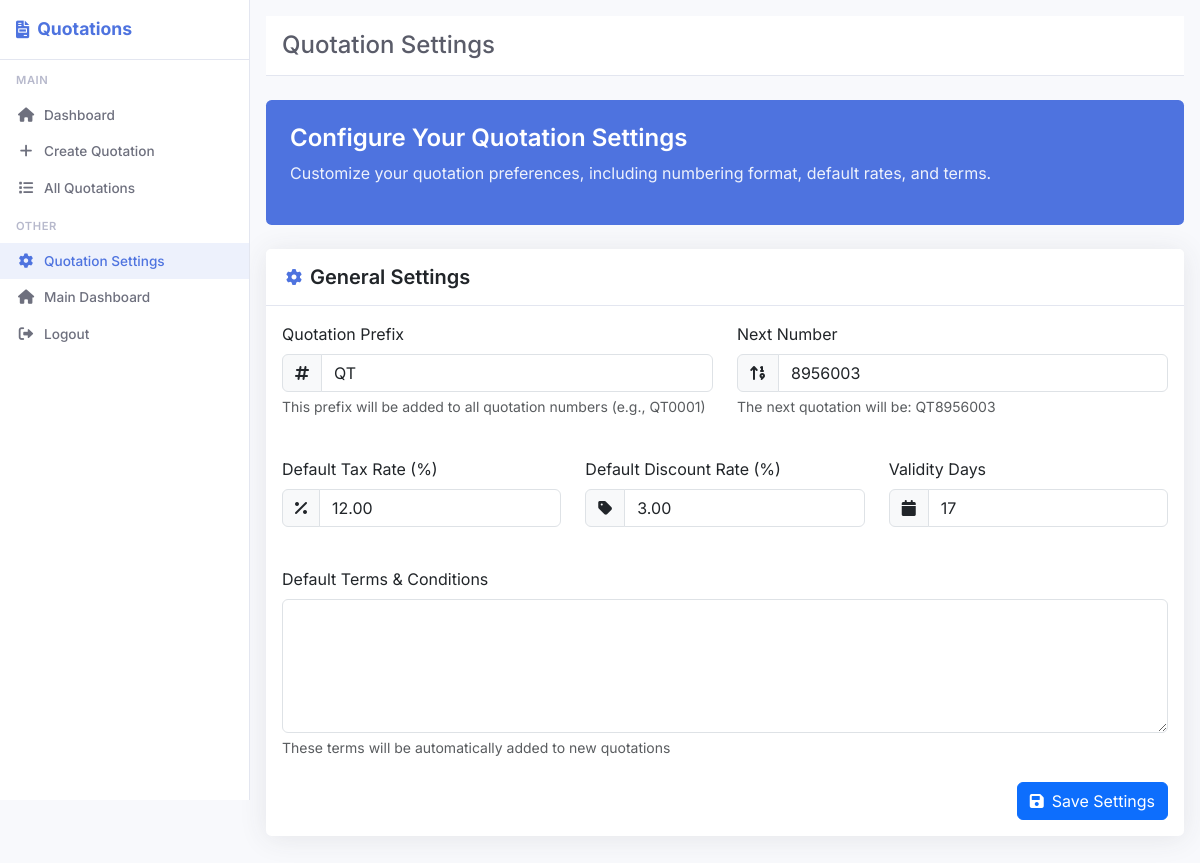
The app's page /invoice_management_project/quotation/quotation_settings.php (signed in) with its own data.
### tables this page shows
CREATE TABLE IF NOT EXISTS `quotation_settings` (
    `setting_id` int(11) NOT NULL AUTO_INCREMENT,
    `company_id` int(11) NOT NULL,
    `default_tax_rate` decimal(5,2) DEFAULT 0.00,
    `default_discount_rate` decimal(5,2) DEFAULT 0.00,
    `default_terms` text DEFAULT NULL,
    `quotation_prefix` varchar(10) DEFAULT 'QT',
    `next_number` int(11) DEFAULT 1,
    `validity_days` int(11) DEFAULT 30,
    PRIMARY KEY (`setting_id`),
    UNIQUE KEY `company_id` (`company_id`),
    CONSTRAINT `quotation_settings_fk` FOREIGN KEY (`company_id`) REFERENCES `company_master` (`company_id`) ON DELETE CASCADE
);

### invoice_management_project/quotation/quotation_settings.php (the view, shortened to what this page needs)
<?php
require_once('../config/database.php');
$user_id = $_SESSION['user_id'];
$stmt = $conn->prepare("SELECT * FROM company_master WHERE user_id = ?");
$stmt->bind_param("i", $user_id);
$stmt->execute();
$result = $stmt->get_result();
$company = $result->fetch_assoc();
$stmt = $conn->prepare("SELECT * FROM quotation_settings WHERE company_id = ?");
$stmt->bind_param("i", $company['company_id']);
$stmt->execute();
$result = $stmt->get_result();
$settings = $result->fetch_assoc();
?>
<!DOCTYPE html>
<html lang="en">
<head>
    <link href="https://cdn.jsdelivr.net/npm/bootstrap@5.3.0/dist/css/bootstrap.min.css" rel="stylesheet">
    <link rel="stylesheet" href="https://cdnjs.cloudflare.com/ajax/libs/font-awesome/6.0.0/css/all.min.css">
</head>
<body>
    <div class="wrapper">
        <div class="sidebar">
            <div class="sidebar-brand">
                <i class="fas fa-file-invoice me-2"></i>
                <span>Quotations</span>
            </div>
            <div class="nav flex-column">
                <div class="sidebar-heading">MAIN</div>
                <a href="index.php" class="nav-link">
                    <i class="fas fa-home"></i> Dashboard
                </a>
                <a href="create_quotation.php" class="nav-link">
                    <i class="fas fa-plus"></i> Create Quotation
                </a>
                <a href="list_quotations.php" class="nav-link">
                    <i class="fas fa-list"></i> All Quotations
                </a>
                <div class="sidebar-heading">OTHER</div>
                <a href="quotation_settings.php" class="nav-link active">
                    <i class="fas fa-cog"></i> Quotation Settings
                </a>
                <a href="../dashboard.php" class="nav-link">
                    <i class="fas fa-home"></i> Main Dashboard
                </a>
                <a href="../logout.php" class="nav-link">
                    <i class="fas fa-sign-out-alt"></i> Logout
                </a>
            </div>
        </div>
        <div class="content">
            <div class="topbar">
                <div>
                    <h4 class="mb-0">Quotation Settings</h4>
                </div>
            </div>
            <div class="welcome-card">
                <h4>Configure Your Quotation Settings</h4>
                <p>Customize your quotation preferences, including numbering format, default rates, and terms.</p>
            </div>
            <div class="card">
                <div class="card-header">
                    <i class="fas fa-cog"></i>
                    <h5>General Settings</h5>
                </div>
                <div class="card-body">
                    <form method="POST" class="needs-validation" novalidate>
                        <div class="row mb-4">
                            <div class="col-md-6">
                                <div class="mb-3">
                                    <label class="form-label">Quotation Prefix</label>
                                    <div class="input-group">
                                        <span class="input-group-text">
                                            <i class="fas fa-hashtag"></i>
                                        </span>
                                        <input type="text" name="quotation_prefix" class="form-control"
                                               value="<?= htmlspecialchars($settings['quotation_prefix']) ?>" required>
                                    </div>
                                    <div class="form-text">This prefix will be added to all quotation numbers (e.g., QT0001)</div>
                                </div>
                            </div>
                            <div class="col-md-6">
                                <div class="mb-3">
                                    <label class="form-label">Next Number</label>
                                    <div class="input-group">
                                        <span class="input-group-text">
                                            <i class="fas fa-sort-numeric-up"></i>
                                        </span>
                                        <input type="number" name="next_number" class="form-control"
                                               value="<?= htmlspecialchars($settings['next_number']) ?>" required min="1">
                                    </div>
                                    <div class="form-text">The next quotation will be: <?= htmlspecialchars($settings['quotation_prefix']) . str_pad($settings['next_number'], 4, '0', STR_PAD_LEFT) ?></div>
                                </div>
                            </div>
                        </div>
                        <div class="row mb-4">
                            <div class="col-md-4">
                                <div class="mb-3">
                                    <label class="form-label">Default Tax Rate (%)</label>
                                    <div class="input-group">
                                        <span class="input-group-text">
                                            <i class="fas fa-percent"></i>
                                        </span>
                                        <input type="number" name="default_tax_rate" class="form-control"
                                               value="<?= htmlspecialchars($settings['default_tax_rate']) ?>"
                                               step="0.01" min="0" max="100" required>
                                    </div>
                                </div>
                            </div>
                            <div class="col-md-4">
                                <div class="mb-3">
                                    <label class="form-label">Default Discount Rate (%)</label>
                                    <div class="input-group">
                                        <span class="input-group-text">
                                            <i class="fas fa-tag"></i>
                                        </span>
                                        <input type="number" name="default_discount_rate" class="form-control"
                                               value="<?= htmlspecialchars($settings['default_discount_rate']) ?>"
                                               step="0.01" min="0" max="100" required>
                                    </div>
                                </div>
                            </div>
                            <div class="col-md-4">
                                <div class="mb-3">
                                    <label class="form-label">Validity Days</label>
                                    <div class="input-group">
                                        <span class="input-group-text">
                                            <i class="fas fa-calendar"></i>
                                        </span>
                                        <input type="number" name="validity_days" class="form-control"
                                               value="<?= htmlspecialchars($settings['validity_days']) ?>"
                                               min="1" required>
                                    </div>
                                </div>
                            </div>
                        </div>
                        <div class="mb-4">
                            <label class="form-label">Default Terms & Conditions</label>
                            <textarea name="default_terms" class="form-control" rows="5"><?= htmlspecialchars($settings['default_terms']) ?></textarea>
                            <div class="form-text">These terms will be automatically added to new quotations</div>
                        </div>
                        <div class="text-end">
                            <button type="submit" class="btn btn-primary">
                                <i class="fas fa-save me-2"></i>Save Settings
                            </button>
                        </div>
                    </form>
                </div>
            </div>
        </div>
    </div>
</body>
</html>

### invoice_management_project/quotation/quotation_settings.php (style rules this page uses)
:root { --primary-color: #4e73df; --secondary-color: #1cc88a; --bg-light: #f8f9fc; --border-radius: 0.35rem; }
body { background-color: var(--bg-light); font-family: 'Inter', sans-serif; color: #5a5c69; }
.wrapper { display: flex; min-height: 100vh; }
.sidebar { width: 250px; background: white; border-right: 1px solid #e3e6f0; position: fixed; height: 100vh; z-index: 1000; }
.content { flex: 1; margin-left: 250px; padding: 1rem; }
.sidebar-brand { height: 60px; display: flex; align-items: center; padding-left: 1rem; font-size: 1.1rem; font-weight: 700; color: var(--primary-color); border-bottom: 1px solid #e3e6f0; }
.sidebar-heading { color: #b7b9cc; font-size: 0.7rem; font-weight: 600; padding: 0.75rem 1rem 0.5rem; text-transform: uppercase; letter-spacing: 0.05em; }
.nav-link { display: flex; align-items: center; padding: 0.5rem 1rem; color: #6e707e; font-weight: 500; font-size: 0.85rem; }
.nav-link i { margin-right: 0.5rem; width: 1.25rem; font-size: 0.9rem; text-align: center; }
.nav-link.active, .nav-link:hover { color: var(--primary-color); background-color: rgba(78, 115, 223, 0.1); }
.topbar { height: 60px; background-color: white; border-bottom: 1px solid #e3e6f0; display: flex; align-items: center; justify-content: space-between; padding: 0 1rem; margin-bottom: 1.5rem; }
.welcome-card { background: var(--primary-color); color: white; border-radius: var(--border-radius); padding: 1.5rem; margin-bottom: 1.5rem; }
.welcome-card h4 { font-weight: 600; margin-bottom: 0.5rem; }
.welcome-card p { margin-bottom: 1rem; opacity: 0.9; }
.card { border: none; border-radius: var(--border-radius); box-shadow: 0 0.15rem 1.75rem 0 rgba(58, 59, 69, 0.1); margin-bottom: 1.5rem; }
.card-header { background-color: white; border-bottom: 1px solid #e3e6f0; padding: 1rem 1.25rem; display: flex; align-items: center; }
.card-header h5 { margin-bottom: 0; font-weight: 600; }
.card-header i { margin-right: 0.5rem; color: var(--primary-color); }

### records on screen
quotation_settings: quotation_prefix "QT", next_number "8956003", default_tax_rate "12.00", default_discount_rate "3.00", validity_days "17"
